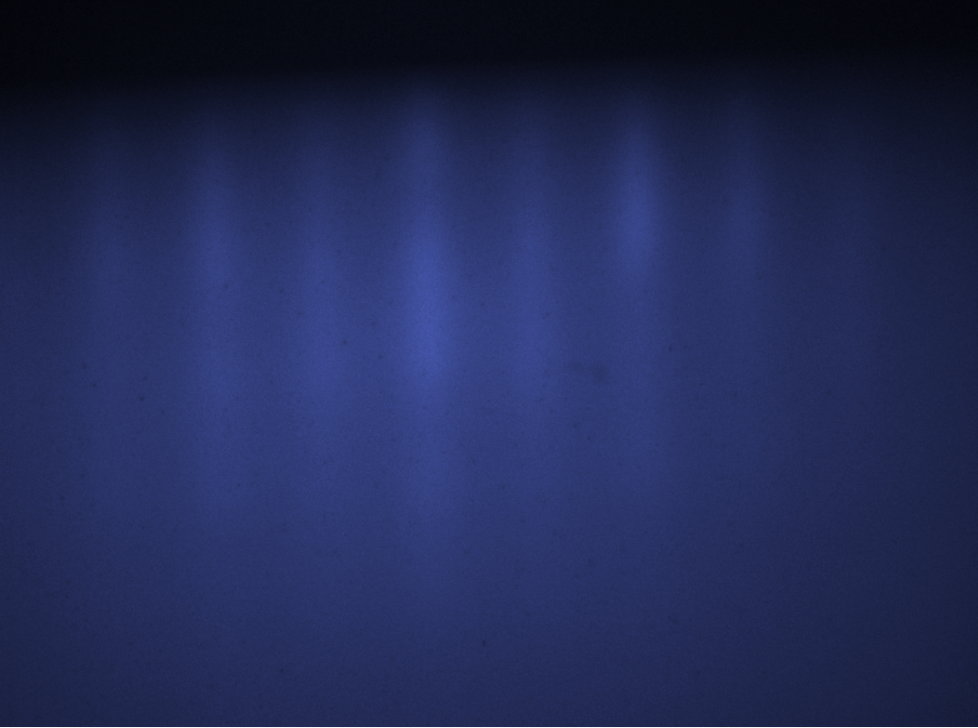
#> input picture data/raw/mbe/10.1.png, 978 x 728 px, found by its file name; its folder holds only this picture in this run
$ python mbeanalyzer.py
#> lines starting #> are read from the running program, lines starting #| are printed output that depends on the picture
import os
import cv2
import numpy as np
import pandas as pd
import matplotlib.pyplot as plt
from scipy.signal import find_peaks, savgol_filter
from scipy.optimize import curve_fit

# --- CONFIGURATION ---
INPUT_DIR = "data/raw/mbe"
OUTPUT_DIR = "data/processed/physics_analysis/growth"
DIAG_DIR = os.path.join(OUTPUT_DIR, "diagnostics")


def quadratic_bg(x, a, b, c):
    """Global background model for the entire RHEED profile."""
    return a * x**2 + b * x + c


def lorentzian(x, amp, ctr, hwhm):
    """Pure Lorentzian model (no baseline needed after subtraction)."""
    return amp * hwhm**2 / ((x - ctr) ** 2 + hwhm**2)


def process_growth_global_sub(path):
#> called with path = 'data/raw/mbe/10.1.png'
    img_raw = cv2.imread(path, 0)
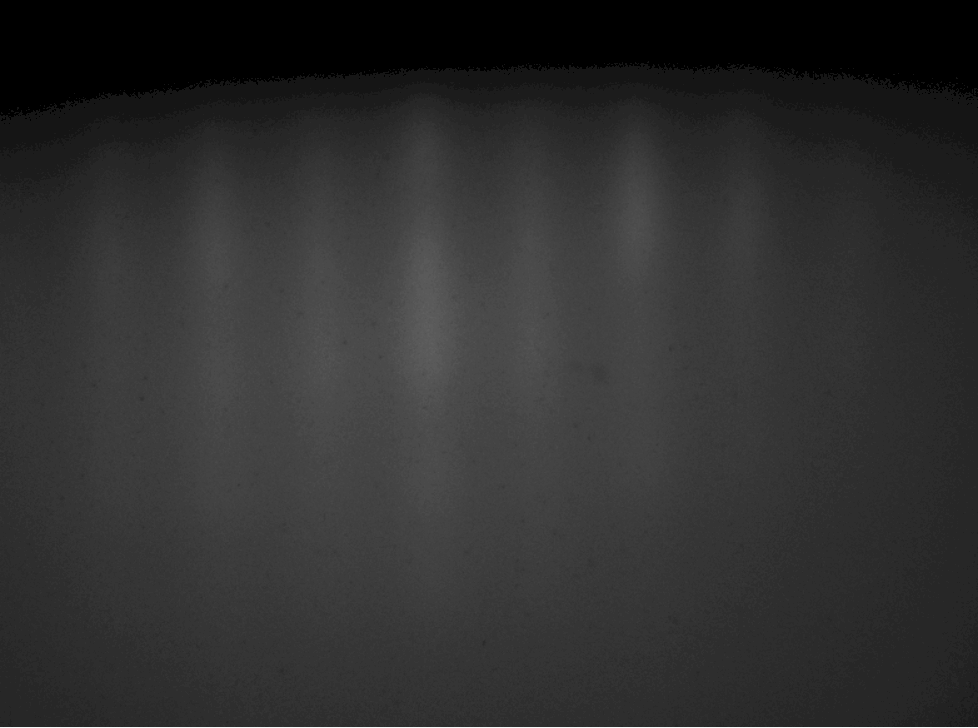
#> img_raw: shape (728, 978); min 0, max 245, mean 47
    if img_raw is None:
        return None
    img = cv2.resize(img_raw, (1024, 1024))
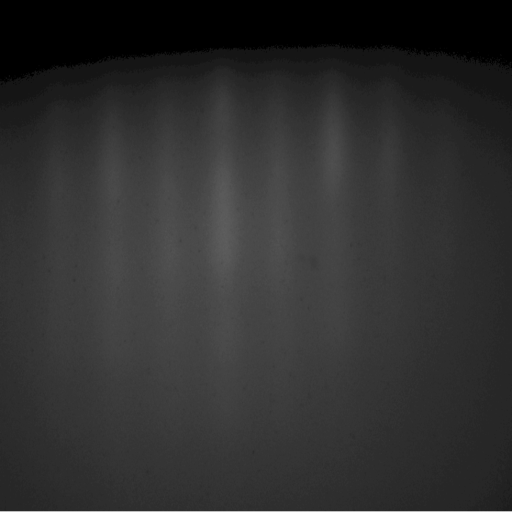
#> img: shape (1024, 1024) (shown at 1/2 size); min 0, max 245, mean 47
    filename = os.path.basename(path)

    # Profile extraction: focus on the growth streak region
    profile = np.mean(img[500:520, :], axis=0)
#> profile = 1024 values, max 90.35 at index 447, min 39 at index 1020, mean 63.13
    smoothed = savgol_filter(profile, 15, 3)
#> smoothed = 1024 values, max 89.56 at index 451, min 38.9 at index 1023, mean 63.13
    x = np.arange(1024)

    # --- STEP 1: GLOBAL BACKGROUND ESTIMATION ---
    # Sampling the "valleys" (non-peak areas) to estimate diffuse scattering
    bg_indices = np.arange(0, 1024, 40)
    # Using a 10th percentile filter to find the noise floor effectively
    bg_points = [
        np.percentile(smoothed[max(0, i - 25) : min(1024, i + 25)], 10)
        for i in bg_indices
    ]
#> bg_points = 26 values, max 80.29 at index 11, min 39.39 at index 25, mean 60.74

    try:
        popt_bg, _ = curve_fit(quadratic_bg, bg_indices, bg_points)
#> popt_bg = [-0.00012, 0.107, 48.15]
        full_bg = quadratic_bg(x, *popt_bg)
#> full_bg = 1024 values, max 71.93 at index 445, min 31.7 at index 1023, mean 60.88
    except:
        # Fallback to a simple constant baseline if quadratic fails
        full_bg = np.full_like(x, np.percentile(smoothed, 10))

    # SUBTRACTION: This creates a 'flat' dataset for peak analysis
    flat_data = smoothed - full_bg
#> flat_data = 1024 values, max 17.63 at index 451, min -4.07 at index 718, mean 2.24
    flat_data[flat_data < 0] = 0  # No negative intensity allowed

    # --- STEP 2: ZONAL PEAK SEARCH ---
    # Define zones to ensure we get exactly -1, 0, and +1 orders
    zones = [(180, 420), (420, 600), (600, 820)]
    best_peaks = []
    for z_start, z_end in zones:
        zone_slice = flat_data[z_start:z_end]
        p, _ = find_peaks(zone_slice, prominence=2)
        if len(p) > 0:
            best_peaks.append(p[np.argmax(zone_slice[p])] + z_start)
        else:
            best_peaks.append(np.argmax(zone_slice) + z_start)
#> this loop made 3 passes
#> p on passes 1 to 3: [47, 156], [31, 135], [76]
#> after the loop, best_peaks = [336, 451, 676]

    # --- STEP 3: CLEAN LORENTZIAN FITTING ---
    visual_fit = np.zeros(1024)
#> visual_fit = 1024 values from 0 to 0
    res = {
        "filename": filename,
        "fwhm_L": 0.0,
        "fwhm_C": 0.0,
        "fwhm_R": 0.0,
        "bg_curvature": 0.0,
    }

    for i, p_loc in enumerate(best_peaks):
        win = 85
        idx = np.arange(max(0, p_loc - win), min(1024, p_loc + win))
        x_loc, y_loc = x[idx], flat_data[idx]

        try:
            # Seed: [Amplitude, Center, HWHM]
            p0 = [np.max(y_loc), p_loc, 12]
            popt, _ = curve_fit(lorentzian, x_loc, y_loc, p0=p0)

            visual_fit[idx] = lorentzian(x_loc, *popt)
            key = ["fwhm_L", "fwhm_C", "fwhm_R"][i]
            res[key] = round(abs(popt[2] * 2), 2)
        except:
            continue
#> this loop made 3 passes
#> (p_loc, p0, popt, key) on passes 1 to 3: (336, [8.74, 336, 12], [8.52, 340.6, 24.79], 'fwhm_L'), (451, [17.63, 451, 12], [18.4, 448, 23.77], 'fwhm_C'), (676, [2.67, 676, 12], [2.81, 670, 11.65], 'fwhm_R')
#> after the loop, res = {'filename': '10.1.png', 'fwhm_L': 49.57, 'fwhm_C': 47.53, 'fwhm_R': 23.31, 'bg_curvature': 0}; visual_fit = 1024 values, max 18.4 at index 448, min 0 at index 0, mean 1.63

    # Store background curvature (a-parameter) for error checking
    res["bg_curvature"] = round(popt_bg[0], 6) if "popt_bg" in locals() else 0.0

    # --- STEP 4: TWO-STAGE DIAGNOSTIC PLOT ---
    fig, (ax1, ax2) = plt.subplots(2, 1, figsize=(10, 8))

    # Top Panel: Show original data and the background fit
    ax1.plot(x, smoothed, color="gray", alpha=0.5, label="Raw Intensity")
    ax1.plot(x, full_bg, color="red", ls="--", lw=2, label="Global Quadratic BG")
    ax1.set_title(f"BG Estimation: {filename}")
    ax1.legend()

    # Bottom Panel: Show 'Flat' data and Lorentzian fits
    ax2.plot(x, flat_data, color="black", alpha=0.3, label="BG-Subtracted Data")
    ax2.plot(x, visual_fit, color="lime", lw=2.5, label="Triple Lorentzian Fit")
    ax2.set_title(f"Clean Peak Fit (FWHM_C: {res['fwhm_C']})")
    ax2.set_ylim(0, np.max(flat_data) * 1.2)
    ax2.legend()

    plt.tight_layout()
    plt.savefig(os.path.join(DIAG_DIR, f"global_sub_{filename}.jpg"))
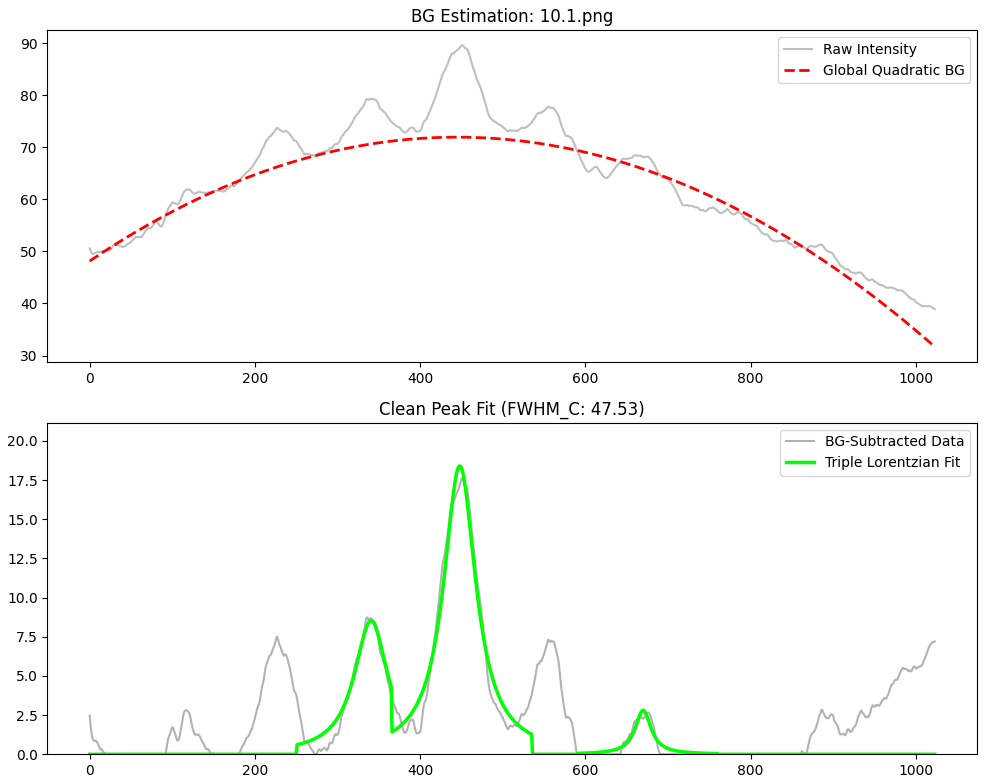
#> figure drawn by matplotlib, 2 panels; panel 1: curve peaks at x = 451, y = 89.56; panel 1: curve peaks at x = 445, y = 71.93; panel 2: curve peaks at x = 451, y = 17.63; panel 2: curve peaks at x = 448, y = 18.4
    plt.close()

    return res


if __name__ == "__main__":
    os.makedirs(DIAG_DIR, exist_ok=True)
    all_files = sorted(
        [
            f
            for f in os.listdir(INPUT_DIR)
            if f.lower().endswith(".png") and not f.endswith(".3.png")
        ]
    )

    results = [process_growth_global_sub(os.path.join(INPUT_DIR, f)) for f in all_files]
    pd.DataFrame([r for r in results if r]).to_csv(
        os.path.join(OUTPUT_DIR, "mbe_global_sub_report.csv"), index=False
    )
    print(
        f"Analysis complete. Check {DIAG_DIR} for the new two-stage diagnostic images."
    )

$ run again, on data/raw/mbe/11.1.png
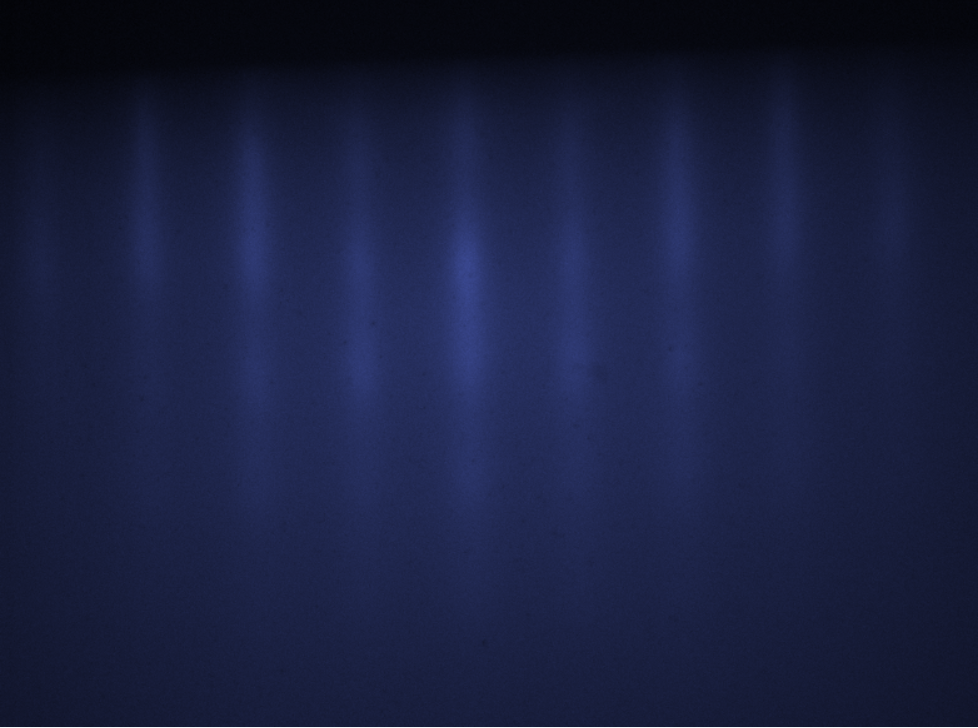
#> input picture data/raw/mbe/11.1.png, 978 x 728 px, found by its file name
#> in process_growth_global_sub, `img = cv2.resize(img_raw, (1024, 1024))`:
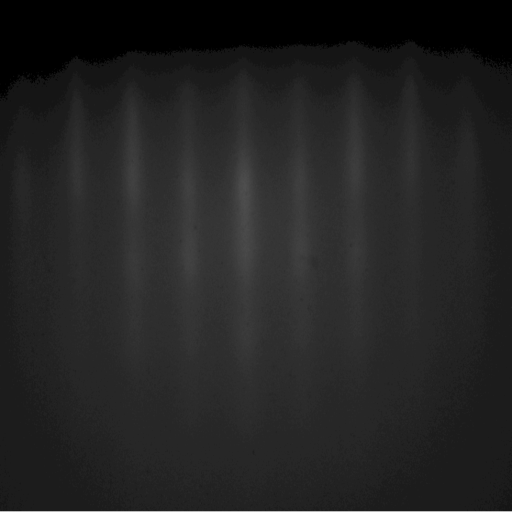
#> img: shape (1024, 1024) (shown at 1/2 size); min 0, max 245, mean 34.7
#> profile = 1024 values, max 72.1 at index 490, min 28 at index 0, mean 46.16
#> smoothed = 1024 values, max 70.64 at index 491, min 27.88 at index 1023, mean 46.16
#> bg_points = 26 values, max 56.41 at index 12, min 28 at index 0, mean 42.97
#> popt_bg = [-0.000101, 0.101, 26.72]
#> full_bg = 1024 values, max 52.07 at index 501, min 24.5 at index 1023, mean 43.23
#> flat_data = 1024 values, max 18.58 at index 491, min -3.17 at index 669, mean 2.93
#> the loop in process_growth_global_sub, `for z_start, z_end in zones:` made 3 passes
#> p on passes 1 to 3: [83, 195], [71], [111]
#> after the loop in process_growth_global_sub, `for z_start, z_end in zones:`: best_peaks = [375, 491, 711]
#> in process_growth_global_sub, `visual_fit = np.zeros(1024)`: visual_fit = 1024 values from 0 to 0
#> the loop in process_growth_global_sub, `for i, p_loc in enumerate(best_peaks):` made 3 passes
#> (p_loc, p0, popt, key) on passes 1 to 3: (375, [14.37, 375, 12], [15.33, 377.8, 14.86], 'fwhm_L'), (491, [18.58, 491, 12], [19.29, 490.3, 17.39], 'fwhm_C'), (711, [9.06, 711, 12], [9.72, 712.4, 11.48], 'fwhm_R')
#> after the loop in process_growth_global_sub, `for i, p_loc in enumerate(best_peaks):`: res = {'filename': '11.1.png', 'fwhm_L': 29.73, 'fwhm_C': 34.78, 'fwhm_R': 22.95, 'bg_curvature': 0}; visual_fit = 1024 values, max 19.28 at index 490, min 0 at index 0, mean 1.76
#> in process_growth_global_sub, `plt.savefig(os.path.join(DIAG_DIR, f"global_sub_{filename}.jpg"))`:
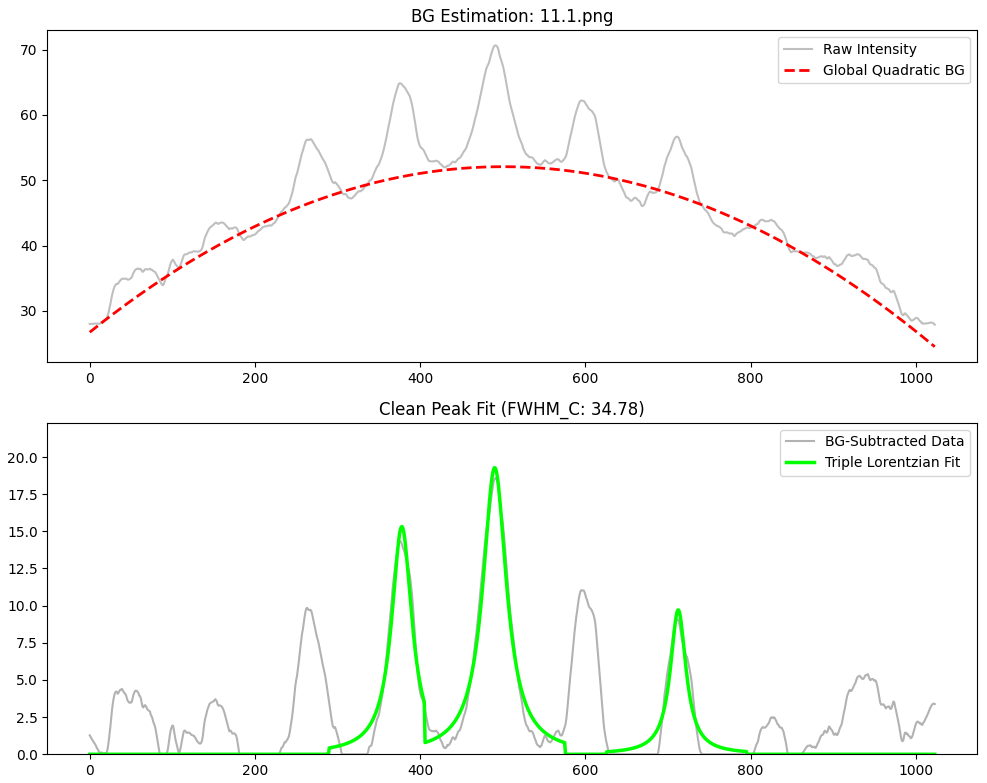
#> figure drawn by matplotlib, 2 panels; panel 1: curve peaks at x = 491, y = 70.64; panel 1: curve peaks at x = 501, y = 52.07; panel 2: curve peaks at x = 491, y = 18.58; panel 2: curve peaks at x = 490, y = 19.28
